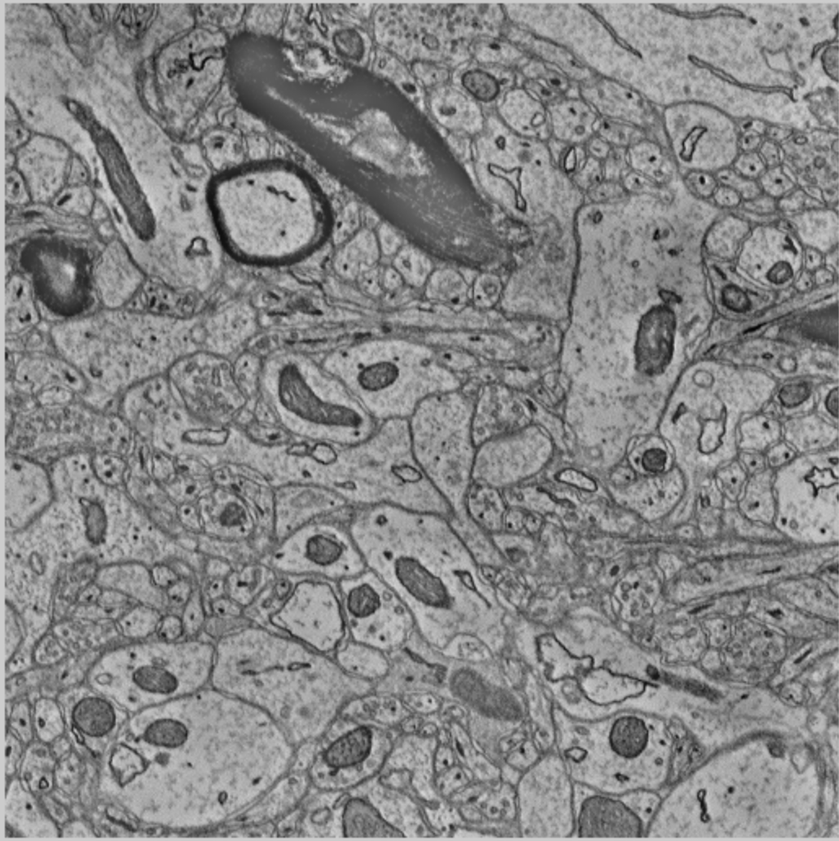
%> input picture MaskImage/image.png, 839 x 841 px, shrunk from 1030 x 1032 before the run
$ octave MaskImagetest.m   (GNU Octave 9; MATLAB toolbox functions it lacks are replaced by stand-ins)
%> lines starting %> are read from the running program, lines starting %| are printed output that depends on the picture; in (x1, y1, x2, y2) boxes, pixels count from 0 and x2, y2 are one past the last pixel; in counts of white or black regions, pixels touching at a corner belong together; the program's own positions count from 1
close all
clear all
image = double(rgb2gray(imread('image.png')))/255;
%> image: size 841x839 double; min 0.0157, max 0.863, mean 0.526
%image = (imread('image.png'));
mask = imread('colors2.png');%Be sure that this is a PNG!
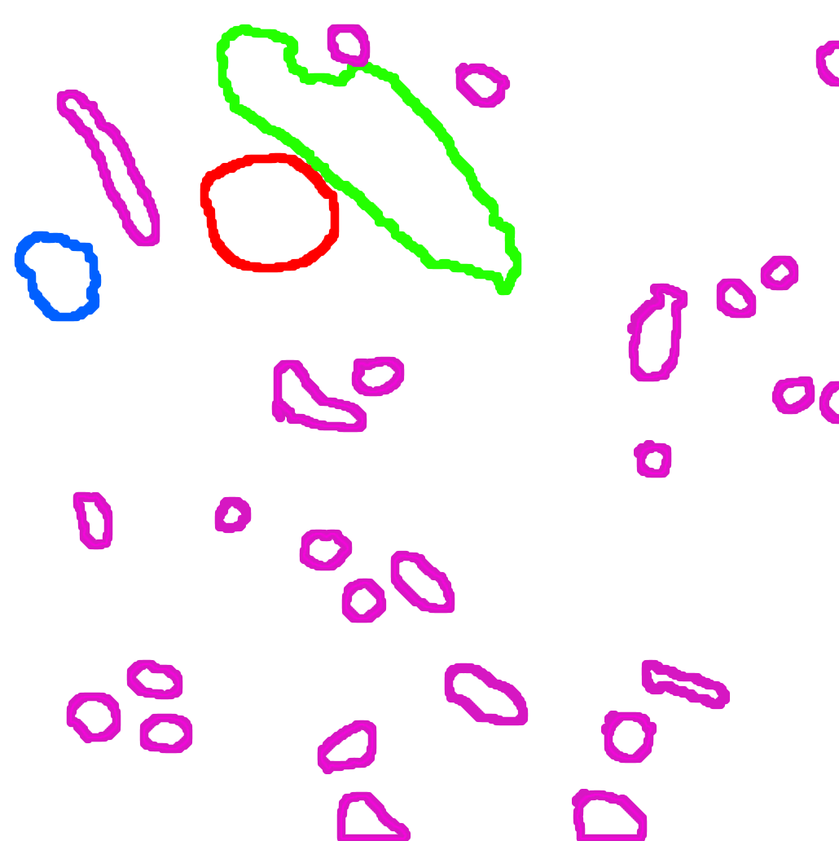
%> input picture MaskImage/colors2.png, 839 x 841 px, shrunk from 1030 x 1032 before the run
%> mask is the input picture: size 841x839x3 uint8; mean R, G, B 249, 239.7, 246.9
% [20 lines of commented-out code are left out]

%%%%%%%Red Highlighted Object%%%%%%%%%%%
RValue = 255;
GValue = 0;
BValue = 0;
%Create the binary mask for the chosen color
binaryMask = mask(:, :, 1) == RValue & mask(:, :, 2) == GValue & mask(:, :, 3) == BValue;
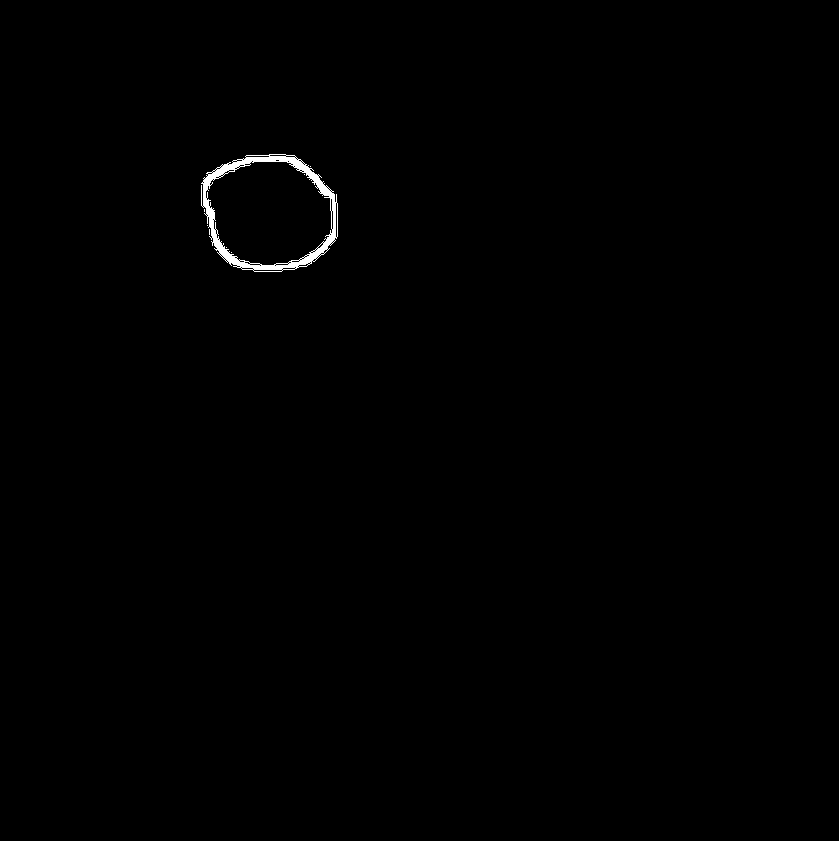
%> binaryMask: size 841x839 logical; 0.39% white; 8 white regions (7 under 20 px), largest, box (x1, y1, x2, y2) and area: (201, 154, 338, 272) 2746


%Make a random image and show how to mask out a section of it
subplot(1, 2, 1);
imshow(image);
subplot(1, 2, 2);
image(binaryMask == 0) = 0;
imshow(image);
% subplot(1, 3, 3);
% image(binaryMask1 == 0) = 0;
% imshow(image);

%Show how to make a histogram of stuff within the mask
figure;
hist(image(binaryMask == 1));
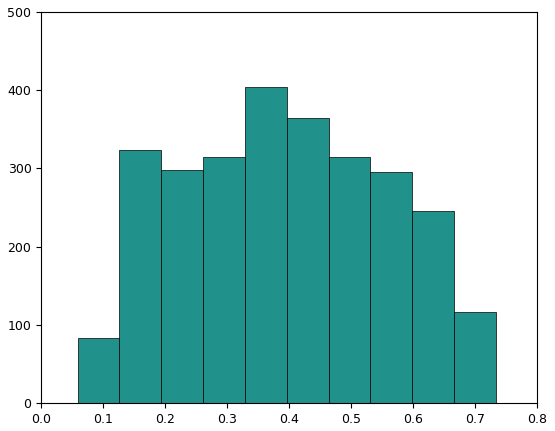
%> figure redrawn from the program's plot data; tallest bar 404 high, from x = 0.329 to 0.396

% figure;
% hist(image(binaryMask1 == 1));
